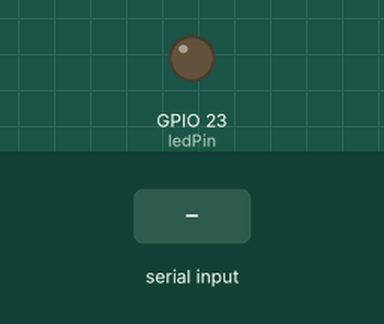
This sketch was run on a simulated ESP32. Parts: output pins drawn as LEDs (lit = HIGH). Inputs (shaded band) come from the test bench. Nothing arrives over Bluetooth unless stated.

Above: at 1.2 s.
1.3 s: "1" received over the second serial link
At 2.5 s:
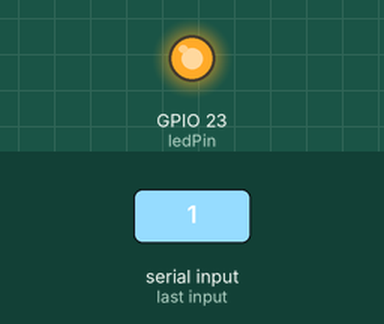
2.8 s: "0" received over the second serial link
At 3.8 s:
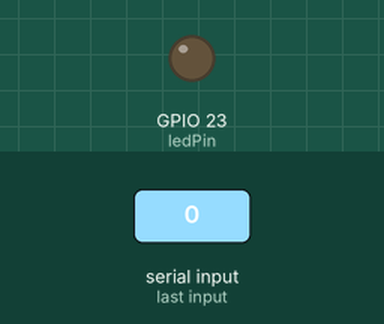
Timing chart, 0 to 5.8 s (numbered marks = the images above; inputs shaded):
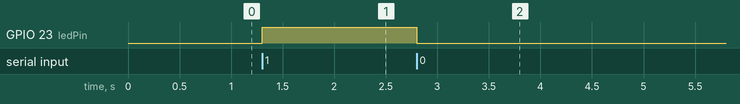

The sketch:

alumerled-bluetooth.ino
```cpp
#include "BluetoothSerial.h"

BluetoothSerial SerialBT;

const int ledPin = 23; // LED connectée sur le GPIO 23 (ou 2 pour la LED intégrée)

void setup() {
  pinMode(ledPin, OUTPUT);
  digitalWrite(ledPin, LOW); // LED éteinte au démarrage

  // Nom du réseau Bluetooth recherché par le téléphone
  SerialBT.begin("ESP32_LED");
}

void loop() {
  // Si le téléphone envoie une donnée via Bluetooth
  if (SerialBT.available()) {
    char recu = SerialBT.read();

    if (recu == '1') {
      digitalWrite(ledPin, HIGH);          // Allume la LED
      SerialBT.println("LED Allumée");    // Envoie la confirmation au smartphone
    }
    else if (recu == '0') {
      digitalWrite(ledPin, LOW);           // Éteint la LED
      SerialBT.println("LED Éteinte");    // Envoie la confirmation au smartphone
    }
  }
}
```

Measured:
- after the input at 1.3 s, GPIO 23 (ledPin): LOW → HIGH at once
- after the input at 2.8 s, GPIO 23 (ledPin): HIGH → LOW at once
